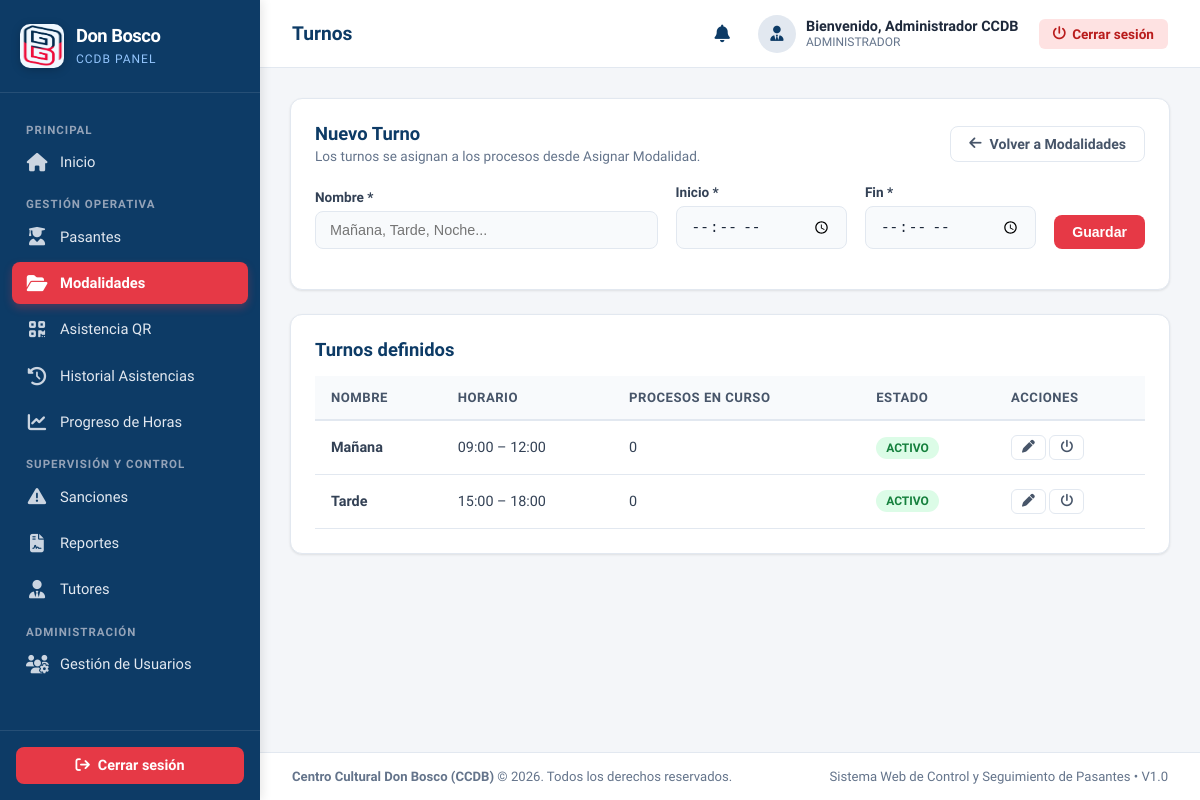
/views/modalidades/turnos.php (signed in), run on the app's committed database.
### tables this page shows
CREATE TABLE IF NOT EXISTS turnos (
    id_turno INT UNSIGNED AUTO_INCREMENT PRIMARY KEY,
    nombre VARCHAR(50) NOT NULL UNIQUE,
    hora_inicio TIME NOT NULL,
    hora_fin TIME NOT NULL,
    estado TINYINT(1) NOT NULL DEFAULT 1,
    fecha_registro DATETIME NOT NULL DEFAULT CURRENT_TIMESTAMP,
    CONSTRAINT chk_turno_horas
        CHECK (hora_fin > hora_inicio)
);

### views/modalidades/turnos.php (the view, shortened to what this page needs)
<?php
$db = Database::getConnection();
$editando = null;
$turnos = $db->query("SELECT t.*,
                             (SELECT COUNT(*) FROM procesos pr WHERE pr.id_turno = t.id_turno AND pr.estado = 'EN_CURSO') AS en_curso
                      FROM turnos t ORDER BY t.hora_inicio ASC")->fetchAll();
require_once __DIR__ . '/../../includes/header.php';
require_once __DIR__ . '/../../includes/sidebar.php';
?>
<div class="main-wrapper">
    <?php require_once __DIR__ . '/../../includes/navbar.php'; ?>
    <main class="content-body">
        <div class="card" style="max-width: 900px; margin: 0 auto 24px auto;">
            <div class="card-header-flex">
                <div>
                    <h3 class="card-title"><?= $editando ? 'Editar Turno' : 'Nuevo Turno' ?></h3>
                    <p style="font-size: 0.85rem; color: var(--text-muted); margin-top: 4px;">
                        Los turnos se asignan a los procesos desde Asignar Modalidad.
                    </p>
                </div>
                <a href="index.php" class="btn btn-outline">
                    <i class="fa-solid fa-arrow-left"></i> Volver a Modalidades
                </a>
            </div>
            <form action="turnos.php" method="POST">
                <div class="form-grid" style="grid-template-columns: 2fr 1fr 1fr auto; align-items: end;">
                    <div class="form-group">
                        <label for="nombre">Nombre *</label>
                        <input type="text" id="nombre" name="nombre" class="form-control" placeholder="Mañana, Tarde, Noche..." required value="<?= htmlspecialchars($editando['nombre'] ?? '') ?>">
                    </div>
                    <div class="form-group">
                        <label for="hora_inicio">Inicio *</label>
                        <input type="time" id="hora_inicio" name="hora_inicio" class="form-control" required value="<?= htmlspecialchars(isset($editando) && $editando ? substr($editando['hora_inicio'], 0, 5) : '') ?>">
                    </div>
                    <div class="form-group">
                        <label for="hora_fin">Fin *</label>
                        <input type="time" id="hora_fin" name="hora_fin" class="form-control" required value="<?= htmlspecialchars(isset($editando) && $editando ? substr($editando['hora_fin'], 0, 5) : '') ?>">
                    </div>
                    <div class="form-group">
                        <button type="submit" class="btn btn-danger"><?= $editando ? 'Actualizar' : 'Guardar' ?></button>
                    </div>
                </div>
            </form>
        </div>
        <div class="card" style="max-width: 900px; margin: 0 auto;">
            <h3 class="card-title" style="margin-bottom: 16px;">Turnos definidos</h3>
            <div class="table-responsive">
                <table class="table-custom">
                    <thead>
                        <tr>
                            <th>Nombre</th>
                            <th>Horario</th>
                            <th>Procesos en curso</th>
                            <th>Estado</th>
                            <th>Acciones</th>
                        </tr>
                    </thead>
                    <tbody>
                        <?php foreach ($turnos as $t): ?>
                            <tr>
                                <td><strong><?= htmlspecialchars($t['nombre']) ?></strong></td>
                                <td><?= htmlspecialchars(substr($t['hora_inicio'], 0, 5)) ?> – <?= htmlspecialchars(substr($t['hora_fin'], 0, 5)) ?></td>
                                <td><?= (int)$t['en_curso'] ?></td>
                                <td>
                                    <?= ((int)$t['estado'] === 1) ? '<span class="badge badge-success">Activo</span>' : '<span class="badge badge-info">Inactivo</span>' ?>
                                </td>
                                <td style="white-space: nowrap;">
                                    <a href="turnos.php?editar=<?= $t['id_turno'] ?>" class="btn btn-outline btn-sm" title="Editar">
                                        <i class="fa-solid fa-pen"></i>
                                    </a>
                                    <a href="turnos.php?toggle=<?= $t['id_turno'] ?>" class="btn btn-outline btn-sm" title="Activar/Desactivar" onclick="return confirm('¿Cambiar el estado de este turno?');">
                                        <i class="fa-solid fa-power-off"></i>
                                    </a>
                                </td>
                            </tr>
                        <?php endforeach; ?>
                    </tbody>
                </table>
            </div>
        </div>
    </main>
    <?php require_once __DIR__ . '/../../includes/footer.php'; ?>

### assets/css/style.css (style rules this page uses)
:root { --primary-blue: #0d3b66; --secondary-blue: #1d4e89; --primary-red: #e63946; --hover-red: #c92a37; --bg-color: #f4f6f9; --sidebar-width: 260px; --navbar-height: 68px; --card-bg: #ffffff; --text-dark: #1e293b; --text-muted: #64748b; --border-color: #e2e8f0; --border-radius: 12px; --shadow-sm: 0 1px 3px rgba(0,0,0,0.06), 0 1px 2px rgba(0,0,0,0.04); --shadow-md: 0 4px 6px -1px rgba(0,0,0,0.07), 0 2px 4px -1px rgba(0,0,0,0.04); --shadow-lg: 0 10px 15px -3px rgba(0,0,0,0.08), 0 4px 6px -2px rgba(0,0,0,0.03); }
* { box-sizing: border-box; margin: 0; padding: 0; }
body { font-family: 'Segoe UI', system-ui, -apple-system, BlinkMacSystemFont, Roboto, sans-serif; background-color: var(--bg-color); color: var(--text-dark); display: block; min-height: 100vh; }
.main-wrapper { margin-left: var(--sidebar-width); width: calc(100% - var(--sidebar-width)); min-height: 100vh; display: flex; flex-direction: column; }
.content-body { padding: 30px; flex-grow: 1; }
.card { background: var(--card-bg); border-radius: var(--border-radius); border: 1px solid var(--border-color); box-shadow: var(--shadow-sm); padding: 24px; margin-bottom: 24px; }
.card-header-flex { display: flex; justify-content: space-between; align-items: center; margin-bottom: 20px; }
.card-title { font-size: 1.15rem; font-weight: 700; color: var(--primary-blue); }
.table-responsive { overflow-x: auto; }
.table-custom { width: 100%; border-collapse: collapse; text-align: left; }
.table-custom th { background: #f8fafc; padding: 14px 16px; font-size: 0.82rem; font-weight: 700; text-transform: uppercase; color: #475569; border-bottom: 2px solid var(--border-color); letter-spacing: 0.5px; }
.table-custom td { padding: 14px 16px; font-size: 0.9rem; border-bottom: 1px solid var(--border-color); color: #334155; vertical-align: middle; }
.badge { padding: 4px 10px; border-radius: 50px; font-size: 0.75rem; font-weight: 700; text-transform: uppercase; display: inline-block; }
.badge-success { background: #dcfce7; color: #15803d; }
.btn { padding: 9px 18px; border-radius: 8px; font-size: 0.88rem; font-weight: 600; text-decoration: none; cursor: pointer; display: inline-flex; align-items: center; gap: 8px; border: none; transition: all 0.2s; }
.btn-danger { background-color: var(--primary-red); color: #ffffff; }
.btn-outline { background: transparent; border: 1.5px solid var(--border-color); color: #475569; }
.btn-sm { padding: 5px 10px; font-size: 0.8rem; border-radius: 6px; }
.form-grid { display: grid; grid-template-columns: repeat(auto-fit, minmax(260px, 1fr)); gap: 18px; }
.form-group { margin-bottom: 16px; }
.form-group label { display: block; font-size: 0.85rem; font-weight: 600; color: #334155; margin-bottom: 6px; }
.form-control { width: 100%; padding: 10px 14px; border: 1.5px solid var(--border-color); border-radius: 8px; font-size: 0.9rem; color: var(--text-dark); outline: none; background: #f8fafc; transition: border-color 0.2s; }

### data on the page
turnos: nombre "Mañana", hora_inicio "09:00", hora_fin "12:00", en_curso "0", estado "ACTIVO"
turnos: nombre "Tarde", hora_inicio "15:00", hora_fin "18:00", en_curso "0", estado "ACTIVO"

### other printed values
$pageTitle "Turnos"
$currentUser['nombre'] "Administrador CCDB"
$currentUser['rol_name'] "ADMINISTRADOR"
